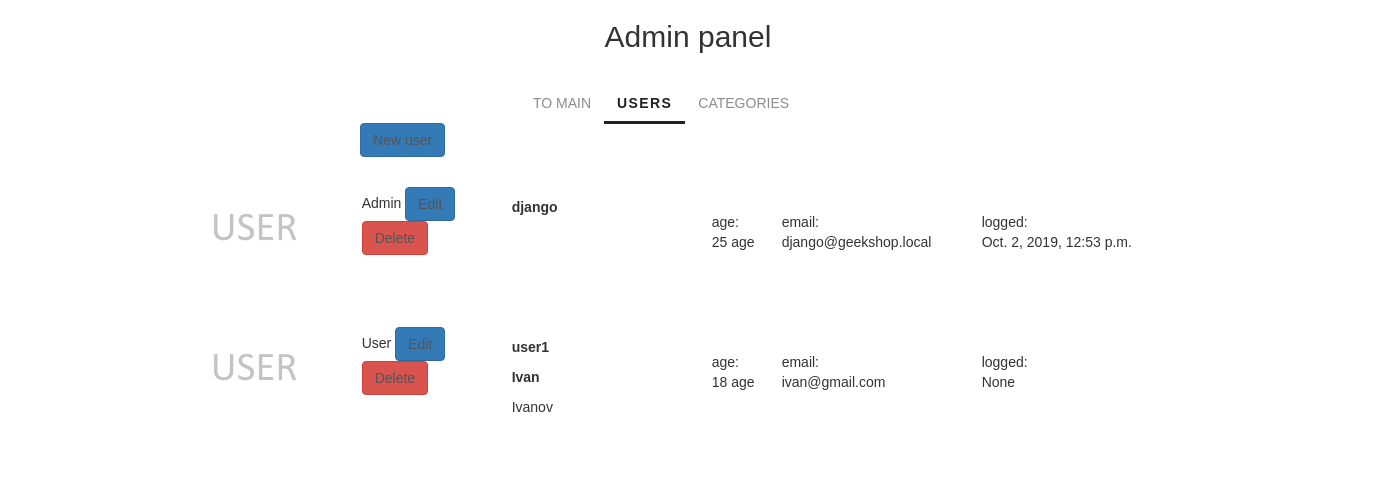
Page /myadmin/ (signed in) on the earlier database version.
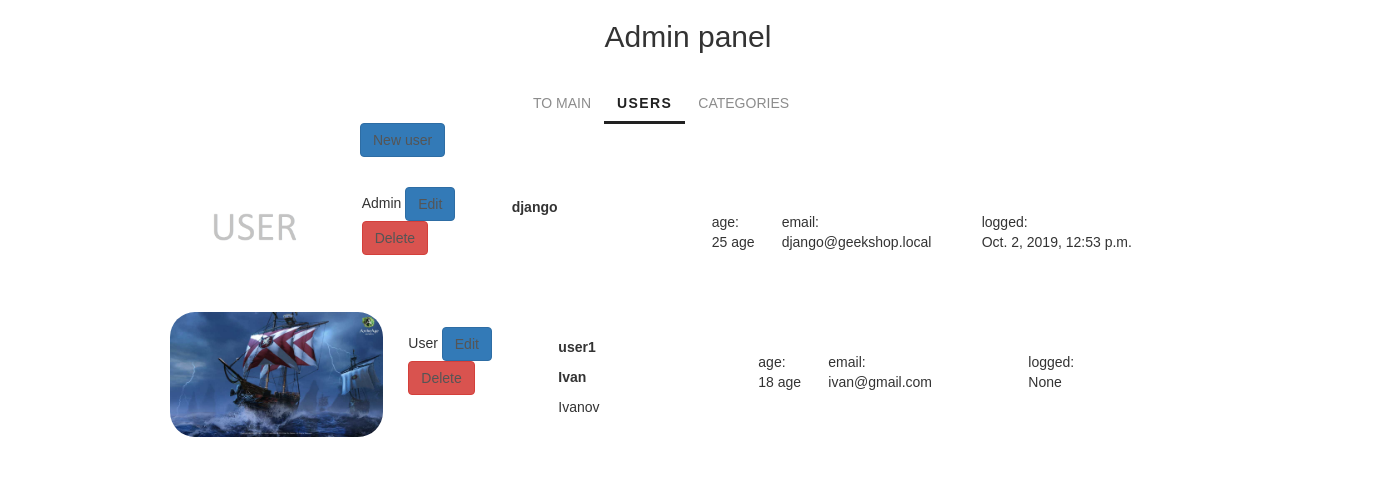
Same page on the later database version.
### authapp/models.py (models this page shows)
class ShopUser(AbstractUser):
    avatar = models.ImageField(upload_to='user_avatars', blank=True)
    age = models.PositiveIntegerField(verbose_name='Age')

### adminapp/views.py (the view)
# urls.py: path('', adminapp.ShopUserListView.as_view(), name='index'),
class ShopUserListView(ListView):
    model = ShopUser
    @method_decorator(user_passes_test(lambda u: u.is_superuser))
    def dispatch(self, *args, **kwargs):
        return super().dispatch(*args, **kwargs)

### mainapp/templatetags/my_tags.py (called while the page is built)
@register.filter(name='media_folder_users')
def media_folder_users(string):
    if not string:
        string = 'users_avatars/default.jpg'
    return f'{settings.MEDIA_URL}{string}'

### adminapp/templates/authapp/shopuser_list.html
{% extends 'adminapp/base.html' %}
{% load static %}
{% load my_tags %}
{% block container %}
    <div class="users_list">
        <a href="{% url 'myadmin:shopuser_create' %}"
           class="btn btn-primary new_user">
            New user
        </a>
        {% for object in object_list %}
            <div class="user_record {% if not object.is_active %}not_active{% endif %}">
                <img src="{{ object.avatar|media_folder_users }}"
                     alt="{{ object.username }}">
                <div class="user_role">
                    {% if object.is_superuser %}Admin{% else %}User{% endif %}
                    <a href="{% url 'myadmin:shopuser_update' object.pk %}"
                       class="btn btn-primary">
                        Edit
                    </a>
                    <a href="{% url 'myadmin:shopuser_delete' object.pk %}"
                       class="btn btn-danger">
                        Delete
                    </a>
                </div>
                <div class="user_name">
                    <p><strong>{{ object.username }}</strong></p>
                    <p>
                        {% if object.first_name %}
                            <b>{{ object.first_name|title }}</b>
                            {% if object.last_name %}
                                <p>{{ object.last_name|title }}</p>
                            {% endif %}
                        {% endif %}
                    </p>
                </div>
                <div class="user_age">
                    age:<br>
                    {{ object.age }} age
                </div>
                <div class="user_email">
                    email:<br>
                    {{ object.email }}
                </div>
                <div class="user_lastlogin">
                    logged:<br>
                    {{ object.last_login }}
                </div>
            </div>
        {% endfor %}
    </div>
{% endblock %}

Differences in the rows shown:
changed ShopUser "user1": avatar|media_folder_users: picture added in place of a placeholder
